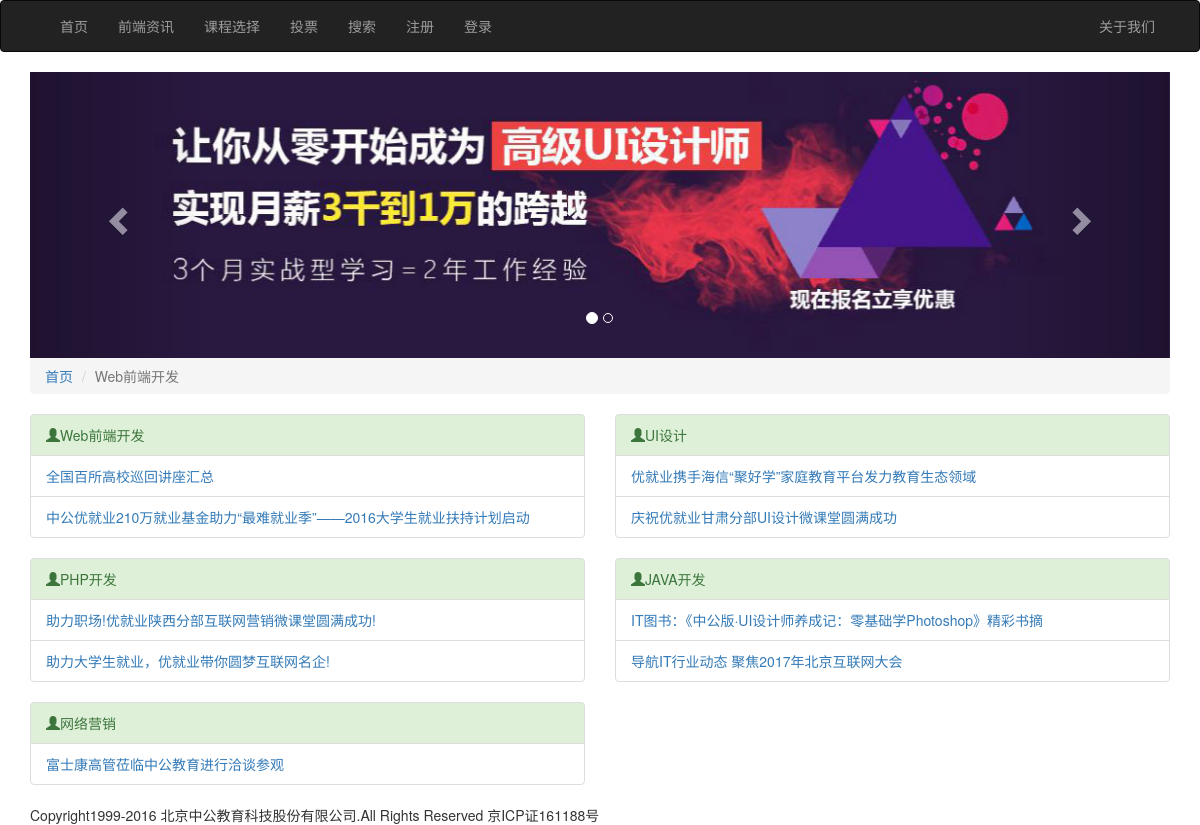
Page /php/course.php on the committed database.
### tables this page shows
CREATE TABLE IF NOT EXISTS `u_article` (
  `u_id` int(7) unsigned NOT NULL AUTO_INCREMENT,
  `u_title` varchar(100) NOT NULL,
  `u_column` varchar(90) NOT NULL,
  `u_description` text NOT NULL,
  `u_keywords` varchar(100) NOT NULL,
  `u_contents` text NOT NULL,
  `u_thumb` varchar(200) NOT NULL,
  `u_add_date` varchar(30) NOT NULL,
  `u_author` varchar(20) NOT NULL,
  PRIMARY KEY (`u_id`)
);

### php/course.php (the view, shortened to what this page needs)
<?php
include 'header.php';
$conn = new mysqli('localhost','root','root','myitem');
?>
<div class="container">
    <div class="banner">
        <div id="carousel-example-generic" class="carousel slide" data-ride="carousel">
            <ol class="carousel-indicators">
                <li data-target="#carousel-example-generic" data-slide-to="0" class="active"></li>
                <li data-target="#carousel-example-generic" data-slide-to="1"></li>
            </ol>
            <div class="carousel-inner" role="listbox">
                <div class="item active">
                    <img src="../images/class-img1.jpg" alt="...">
                </div>
            </div>
            <a class="left carousel-control" href="#carousel-example-generic" role="button" data-slide="prev">
                <span class="glyphicon glyphicon-chevron-left"></span>
            </a>
            <a class="right carousel-control" href="#carousel-example-generic" role="button" data-slide="next">
                <span class="glyphicon glyphicon-chevron-right"></span>
            </a>
        </div>
        </div>
        <ul class="breadcrumb">
            <li ><a href="#">首页</a></li>
            <li class="active"><?php echo $column = 'Web前端开发' ?></li>
        </ul>
    <div class="row">
        <div class="col-md-6">
            <div class="list-group">
                <li class="list-group-item list-group-item-success"><span class="glyphicon glyphicon-user"></span><?php echo $column = 'Web前端开发' ?></li>
                <?php
					$sql = "SELECT * FROM u_article  WHERE u_column = 'Web前端开发' LIMIT 2";
					$result = $conn->query($sql);
					if($result->num_rows>0){
						while($rows = $result->fetch_assoc()){
				?>
                <li class="list-group-item"><a href="content.php?id=<?php echo $rows['u_id']; ?>"><?php echo $rows['u_title']; ?></a></li>
                <?php
					}
				}else{
					echo '没有搜索到数据';
				}
			?>
            </div>
        </div>
           <div class="col-md-6">
            <div class="list-group">
                <li class="list-group-item list-group-item-success"><span class="glyphicon glyphicon-user"></span><?php echo $column = 'UI设计' ?></li>
                <?php
					$sql = "SELECT * FROM u_article  WHERE u_column = 'UI设计' LIMIT 2";
					$result = $conn->query($sql);
					if($result->num_rows>0){
						while($rows = $result->fetch_assoc()){
				?>
                <li class="list-group-item"><a href="content.php?id=<?php echo $rows['u_id']; ?>"><?php echo $rows['u_title']; ?></a></li>
                <?php
					}
				}else{
					echo '没有搜索到数据';
				}
			?>
            </div>
        </div>
    </div>
         <div class="row">
        <div class="col-md-6">
            <div class="list-group">
                <li class="list-group-item list-group-item-success"><span class="glyphicon glyphicon-user"></span><?php echo $column = 'PHP开发' ?></li>
                <?php
					$sql = "SELECT * FROM u_article  WHERE u_column = 'PHP开发' LIMIT 2";
					$result = $conn->query($sql);
					if($result->num_rows>0){
						while($rows = $result->fetch_assoc()){
				?>
                <li class="list-group-item"><a href="content.php?id=<?php echo $rows['u_id']; ?>"><?php echo $rows['u_title']; ?></a></li>
                <?php
					}
				}else{
					echo '没有搜索到数据';
				}
			?>
            </div>
        </div>
         <div class="col-md-6">
            <div class="list-group">
                <li class="list-group-item list-group-item-success"><span class="glyphicon glyphicon-user"></span><?php echo $column = 'JAVA开发' ?></li>
                <?php
					$sql = "SELECT * FROM u_article  WHERE u_column = 'JAVA开发' LIMIT 2";
					$result = $conn->query($sql);
					if($result->num_rows>0){
						while($rows = $result->fetch_assoc()){
				?>
                <li class="list-group-item"><a href="content.php?id=<?php echo $rows['u_id']; ?>"><?php echo $rows['u_title']; ?></a></li>
                <?php
					}
				}else{
					echo '没有搜索到数据';
				}
			?>
            </div>
        </div>
    </div>
         <div class="row">
        <div class="col-md-6">
            <div class="list-group">
                <li class="list-group-item list-group-item-success"><span class="glyphicon glyphicon-user"></span><?php echo $column = '网络营销' ?></li>
                <?php
					$sql = "SELECT * FROM u_article  WHERE u_column = '网络营销' LIMIT 2";
					$result = $conn->query($sql);
					if($result->num_rows>0){
						while($rows = $result->fetch_assoc()){
				?>
                <li class="list-group-item"><a href="content.php?id=<?php echo $rows['u_id']; ?>"><?php echo $rows['u_title']; ?></a></li>
                <?php
					}
				}else{
					echo '没有搜索到数据';
				}
			?>
            </div>
        </div>
    </div>
        <div class="footer">
            Copyright1999-2016 北京中公教育科技股份有限公司.All Rights Reserved 京ICP证161188号
        </div>
    </div>
</body>
</html>

### rows in the picture
u_article: u_title "全国百所高校巡回讲座汇总"
u_article: u_title "中公优就业210万就业基金助力“最难就业季”——2016大学生就业扶持计划启动"
u_article: u_title "优就业携手海信“聚好学”家庭教育平台发力教育生态领域"
u_article: u_title "庆祝优就业甘肃分部UI设计微课堂圆满成功"
u_article: u_title "助力职场!优就业陕西分部互联网营销微课堂圆满成功!"
u_article: u_title "助力大学生就业，优就业带你圆梦互联网名企!"
u_article: u_title "IT图书：《中公版·UI设计师养成记：零基础学Photoshop》精彩书摘"
u_article: u_title "导航IT行业动态 聚焦2017年北京互联网大会"
u_article: u_title "富士康高管莅临中公教育进行洽谈参观"

### other values in the picture
$column = 'Web前端开发' "Web前端开发"
$column = 'UI设计' "UI设计"
$column = 'PHP开发' "PHP开发"
$column = 'JAVA开发' "JAVA开发"
$column = '网络营销' "网络营销"
